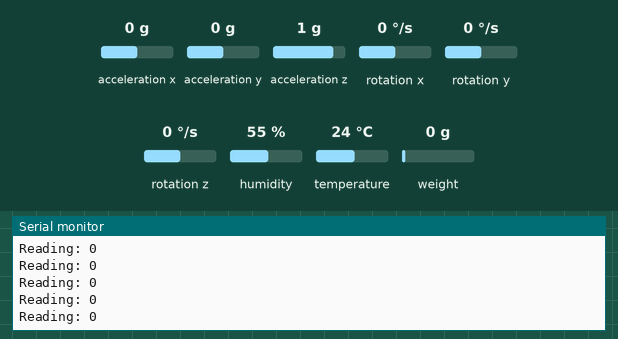
Simulated run of this sketch. Board: ESP32. Parts: the last lines printed to the serial monitor. The inputs (shaded band) are chosen by the test bench; at power-on: weight on the scale 0 g, acceleration x 0 g, acceleration y 0 g, acceleration z 1 g, rotation x 0 °/s, rotation y 0 °/s, rotation z 0 °/s, humidity 55 %, temperature 24 °C. WiFi joins after 1.5 s; servers stay silent unless stated; network time is answered at once with the bench clock; the local clock reads 2024-03-15 10:24:30 at power-on unless the sketch sets it; random numbers use the default seed unless the sketch sets one.

Above: at 11.7 s.
11.8 s: weight on the scale set to 1250 g
At 12.61 s:
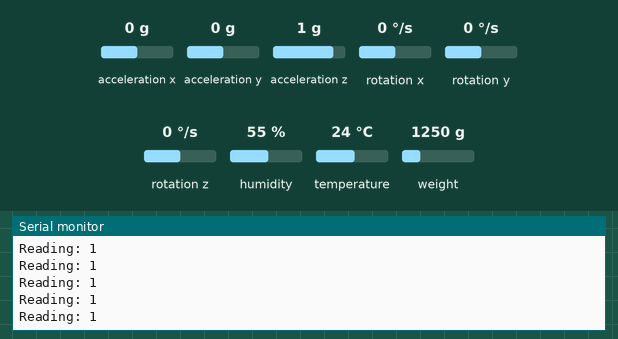
13.3 s: weight on the scale set to 2500 g
At 13.36 s:
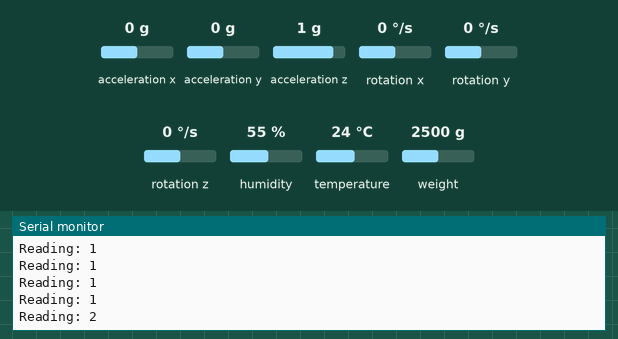
Timing chart, 0 to 16.3 s (numbered marks = the images above; inputs shaded):
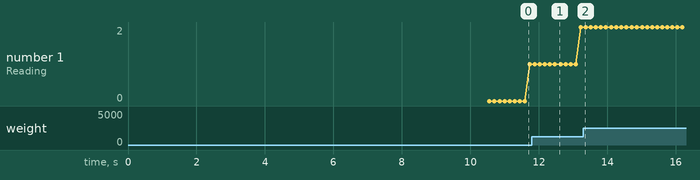

Measured:
- after the input at 11.8 s, the serial monitor: prints a new line after 0.08 s (image 1)
- plotted number 1: 1 → 2 after the input at 11.8 s

The sketch:

all_sensors_package.ino
```cpp
//IMU sensor
#include <MPU6050_tockn.h>
#include <Wire.h>
MPU6050 mpu6050(Wire);
//float init_anglex, init_angley, init_anglez;
float anglex, angley, anglez;
float accx, accy, accz;

//temperature and humidity sensor
#include "DHT.h"
#define DHTPIN 15     // Digital pin connected to the DHT sensor
#define DHTTYPE DHT11   // DHT 11
DHT dht(DHTPIN, DHTTYPE);
float temperature, humidity;

//wifi connection and date time
#include <WiFi.h>
#include <NTPClient.h>
#include <WiFiUdp.h>
// Replace with your network credentials
const char* ssid     = "earth";
const char* password = "e1234567890";
// Define NTP Client to get time
WiFiUDP ntpUDP;
NTPClient timeClient(ntpUDP);
// Variables to save date and time
String formattedDate;
String dayStamp;
String timeStamp;

//firebase
#include <FirebaseESP32.h>
#include <string>
//Change the following info
#define FIREBASE_HOST "icamb-8f692-default-rtdb.firebaseio.com"
#define FIREBASE_AUTH "UUQr7uDxf3nBi42x5dtEx8XFzv5jnKUw63z00GTT"
//Initialize current_id variable
int current_id;
//Initialize firebase database path
String current_path;
String db_path;
// Define FirebaseESP8266 data object for data sending and receiving
FirebaseData firebaseData;

//load
#include "HX711.h"
#define LOADCELL_DOUT_PIN  4
#define LOADCELL_SCK_PIN  18
HX711 scale;
float calibration_factor = -7050; //-7050 worked for my 440lb max scale setup


#define nr 300

//arrays
float accx_arr[nr];
float accy_arr[nr];
float accz_arr[nr];
float weight_arr[nr];
float anglex_arr[nr];
float angley_arr[nr];
float anglez_arr[nr];
String date_arr[nr];
String time_arr[nr];
float temp_arr[nr];
float humid_arr[nr];


void setup(){
  Serial.begin(115200);

  //IMU sensor
  Wire.begin();
  mpu6050.begin();
  mpu6050.calcGyroOffsets(true);

  //temperature and humidity sensor
  dht.begin();

  //wifi connection and date time
  Serial.print("Connecting to ");
  Serial.println(ssid);
  WiFi.begin(ssid, password);
  while (WiFi.status() != WL_CONNECTED) {
    delay(500);
    Serial.print(".");
  }
  Serial.println(""); // Print local IP address and start web server
  Serial.println("WiFi connected.");
  Serial.println("IP address: ");
  Serial.println(WiFi.localIP());
  // Initialize a NTPClient to get time
  timeClient.begin();
  // Set offset time in seconds to adjust for your timezone, for example:
  // GMT +1 = 3600
  // GMT +8 = 28800
  // GMT -1 = -3600
  // GMT 0 = 0
  timeClient.setTimeOffset(25200); //GMT +7

  //Firebase
  Firebase.begin(FIREBASE_HOST, FIREBASE_AUTH); //set up Firebase info
  Firebase.reconnectWiFi(true); //Enable auto reconnect to wifi when connection lost

  //load
  scale.begin(LOADCELL_DOUT_PIN, LOADCELL_SCK_PIN);
  scale.set_scale();
  scale.tare(); //Reset the scale to 0

  Serial.println("START");
  delay(5000); //stop wait for user 5 secs

}

void loop() {

  for(int i=0; i<nr; i++) {
    //IMU sensor
    mpu6050.update();
    //acceleration in unit g
    accx = mpu6050.getAccX()*9.8;
    accy = mpu6050.getAccY()*9.8;
    accz = mpu6050.getAccZ()*9.8;
    anglex = round(mpu6050.getGyroX());
    angley = round(mpu6050.getGyroY());
    anglez = round(mpu6050.getGyroZ());

    //Temperature and Humidity sensor
    temperature = dht.readTemperature(); //celcius
    humidity = dht.readHumidity();

    //date time
    while(!timeClient.update()) {
      timeClient.forceUpdate();
    }
    formattedDate = timeClient.getFormattedDate();
    int splitT = formattedDate.indexOf("T"); //extract date
    dayStamp = formattedDate.substring(0, splitT);
    timeStamp = formattedDate.substring(splitT+1, formattedDate.length()-1); //extract time

    scale.set_scale(calibration_factor);
    Serial.print("Reading: ");
    int weight = scale.get_units();
    weight = abs(weight);
    if (weight > 13) {
      weight = random(97, 101);
    }
    Serial.println(weight);

    accx_arr[i] = accx;
    accy_arr[i] = accy;
    accz_arr[i] = accz;
    weight_arr[i] = weight;
    anglex_arr[i] = anglex;
    angley_arr[i] = angley;
    anglez_arr[i] = anglez;
    date_arr[i] = dayStamp;
    time_arr[i] = timeStamp;
    temp_arr[i] = temperature;
    humid_arr[i] = humidity;
    delay(45);

  }


  for(int i=0; i<nr; i++) {
    //Firebase
    Firebase.getInt(firebaseData, "/sensor_info/current_id");
    current_id = firebaseData.intData();

    //Set db_path
    current_path = String(current_id);
    db_path = "/sensor_info/" + current_path;
    Firebase.setString(firebaseData, db_path+"/pat_id", "patient001");
    //Sending sensor values
    Firebase.setInt(firebaseData, db_path+"/accel_x", accx_arr[i]);
    Firebase.setInt(firebaseData, db_path+"/accel_y", accy_arr[i]);
    Firebase.setInt(firebaseData, db_path+"/accel_z", accz_arr[i]);
    Firebase.setInt(firebaseData, db_path+"/gyro_x", anglex_arr[i]);
    Firebase.setInt(firebaseData, db_path+"/gyro_y", angley_arr[i]);
    Firebase.setInt(firebaseData, db_path+"/gyro_z", anglez_arr[i]);
    Firebase.setInt(firebaseData, db_path+"/temp", temp_arr[i]);
    Firebase.setInt(firebaseData, db_path+"/humid", humid_arr[i]);
    Firebase.setInt(firebaseData, db_path+"/load_cell", weight_arr[i]);
    Firebase.setString(firebaseData, db_path+"/date", date_arr[i]);
    Firebase.setString(firebaseData, db_path+"/time", time_arr[i]);

    //incrementing the current_id by 1
    current_id = current_id + 1;


    //replacing current_id with new value into firebase
    Firebase.setInt(firebaseData, "/sensor_info/current_id", current_id);
  }


  /*
  Serial.println("==============");
  //IMU Sensor
  Serial.println(accx);
  Serial.println(accy);
  Serial.println(accz);
  Serial.println(anglex);
  Serial.println(angley);
  Serial.println(anglez);

  //temperature and humidity sensor
  Serial.println(temperature);
  Serial.println(humidity);

  //load cell
  Serial.println(weight);

  //date time
  Serial.println(dayStamp);
  Serial.println(timeStamp);

  Serial.println("=============");
  */
}
```
